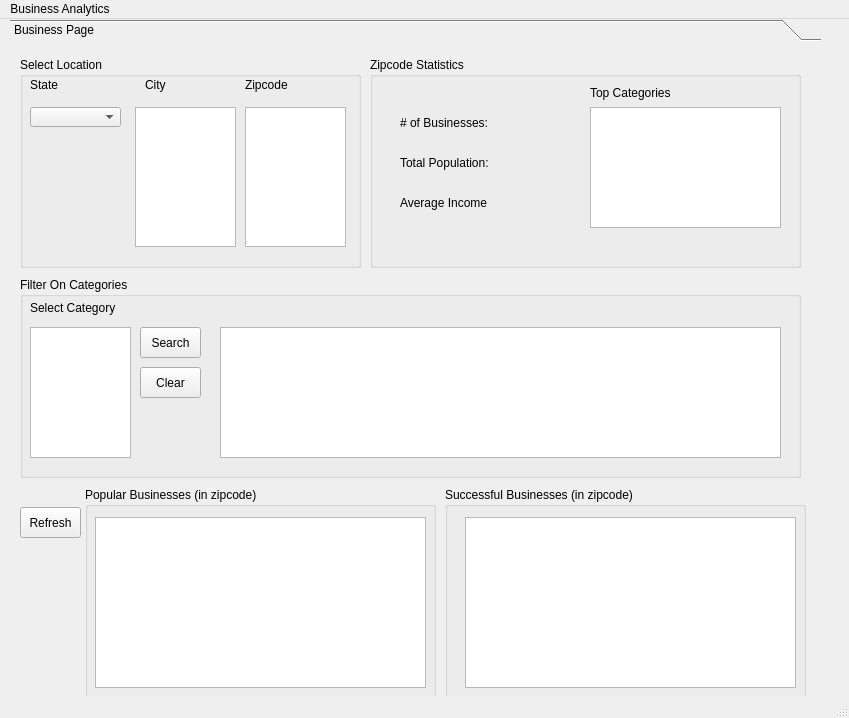
<?xml version="1.0" encoding="UTF-8"?>
<ui version="4.0">
 <class>MainWindow</class>
 <widget class="QMainWindow" name="MainWindow">
  <property name="geometry">
   <rect>
    <x>0</x>
    <y>0</y>
    <width>849</width>
    <height>718</height>
   </rect>
  </property>
  <property name="windowTitle">
   <string>MainWindow</string>
  </property>
  <widget class="QWidget" name="centralwidget">
   <widget class="QToolBox" name="businessPage">
    <property name="geometry">
     <rect>
      <x>10</x>
      <y>0</y>
      <width>811</width>
      <height>731</height>
     </rect>
    </property>
    <property name="currentIndex">
     <number>0</number>
    </property>
    <widget class="QWidget" name="widget">
     <property name="geometry">
      <rect>
       <x>0</x>
       <y>0</y>
       <width>811</width>
       <height>707</height>
      </rect>
     </property>
     <attribute name="label">
      <string>Business Page</string>
     </attribute>
     <widget class="QGroupBox" name="locationBox">
      <property name="geometry">
       <rect>
        <x>10</x>
        <y>10</y>
        <width>341</width>
        <height>211</height>
       </rect>
      </property>
      <property name="title">
       <string>Select Location</string>
      </property>
      <widget class="QComboBox" name="stateList">
       <property name="geometry">
        <rect>
         <x>10</x>
         <y>50</y>
         <width>91</width>
         <height>20</height>
        </rect>
       </property>
       <property name="toolTip">
        <string>&lt;html&gt;&lt;head/&gt;&lt;body&gt;&lt;p&gt;State&lt;/p&gt;&lt;/body&gt;&lt;/html&gt;</string>
       </property>
       <property name="currentText">
        <string/>
       </property>
      </widget>
      <widget class="QLabel" name="stateLabel">
       <property name="geometry">
        <rect>
         <x>10</x>
         <y>20</y>
         <width>61</width>
         <height>16</height>
        </rect>
       </property>
       <property name="text">
        <string>State</string>
       </property>
      </widget>
      <widget class="QLabel" name="cityLabel">
       <property name="geometry">
        <rect>
         <x>125</x>
         <y>20</y>
         <width>71</width>
         <height>16</height>
        </rect>
       </property>
       <property name="text">
        <string>City</string>
       </property>
      </widget>
      <widget class="QLabel" name="zipLabel">
       <property name="geometry">
        <rect>
         <x>225</x>
         <y>20</y>
         <width>91</width>
         <height>16</height>
        </rect>
       </property>
       <property name="text">
        <string>Zipcode</string>
       </property>
      </widget>
      <widget class="QListWidget" name="cityList">
       <property name="geometry">
        <rect>
         <x>115</x>
         <y>50</y>
         <width>101</width>
         <height>140</height>
        </rect>
       </property>
      </widget>
      <widget class="QListWidget" name="zipList">
       <property name="geometry">
        <rect>
         <x>225</x>
         <y>50</y>
         <width>101</width>
         <height>140</height>
        </rect>
       </property>
      </widget>
     </widget>
     <widget class="QGroupBox" name="categoryBox">
      <property name="geometry">
       <rect>
        <x>10</x>
        <y>230</y>
        <width>781</width>
        <height>201</height>
       </rect>
      </property>
      <property name="title">
       <string>Filter On Categories</string>
      </property>
      <widget class="QTableView" name="categoryList">
       <property name="geometry">
        <rect>
         <x>10</x>
         <y>50</y>
         <width>101</width>
         <height>131</height>
        </rect>
       </property>
      </widget>
      <widget class="QLabel" name="categoryLabel">
       <property name="geometry">
        <rect>
         <x>10</x>
         <y>20</y>
         <width>211</width>
         <height>21</height>
        </rect>
       </property>
       <property name="text">
        <string>Select Category</string>
       </property>
      </widget>
      <widget class="QPushButton" name="searchButton">
       <property name="geometry">
        <rect>
         <x>120</x>
         <y>50</y>
         <width>61</width>
         <height>31</height>
        </rect>
       </property>
       <property name="text">
        <string>Search</string>
       </property>
      </widget>
      <widget class="QPushButton" name="clearButton">
       <property name="geometry">
        <rect>
         <x>120</x>
         <y>90</y>
         <width>61</width>
         <height>31</height>
        </rect>
       </property>
       <property name="text">
        <string>Clear</string>
       </property>
      </widget>
      <widget class="QTableView" name="businessGrid">
       <property name="geometry">
        <rect>
         <x>200</x>
         <y>50</y>
         <width>561</width>
         <height>131</height>
        </rect>
       </property>
      </widget>
     </widget>
     <widget class="QGroupBox" name="groupBox">
      <property name="geometry">
       <rect>
        <x>360</x>
        <y>10</y>
        <width>431</width>
        <height>211</height>
       </rect>
      </property>
      <property name="title">
       <string>Zipcode Statistics</string>
      </property>
      <widget class="QTableView" name="topCategoryList">
       <property name="geometry">
        <rect>
         <x>220</x>
         <y>50</y>
         <width>191</width>
         <height>121</height>
        </rect>
       </property>
      </widget>
      <widget class="QLabel" name="averageIncomeLabel">
       <property name="geometry">
        <rect>
         <x>30</x>
         <y>120</y>
         <width>131</width>
         <height>51</height>
        </rect>
       </property>
       <property name="text">
        <string>Average Income</string>
       </property>
      </widget>
      <widget class="QLabel" name="numBusinessLabel">
       <property name="geometry">
        <rect>
         <x>30</x>
         <y>50</y>
         <width>121</width>
         <height>31</height>
        </rect>
       </property>
       <property name="text">
        <string># of Businesses:</string>
       </property>
      </widget>
      <widget class="QLabel" name="populationLabel">
       <property name="geometry">
        <rect>
         <x>30</x>
         <y>90</y>
         <width>131</width>
         <height>31</height>
        </rect>
       </property>
       <property name="text">
        <string>Total Population: </string>
       </property>
      </widget>
      <widget class="QLabel" name="numBusinessLabel_2">
       <property name="geometry">
        <rect>
         <x>220</x>
         <y>20</y>
         <width>121</width>
         <height>31</height>
        </rect>
       </property>
       <property name="text">
        <string>Top Categories</string>
       </property>
      </widget>
     </widget>
     <widget class="QPushButton" name="refreshButton">
      <property name="geometry">
       <rect>
        <x>10</x>
        <y>460</y>
        <width>61</width>
        <height>31</height>
       </rect>
      </property>
      <property name="text">
       <string>Refresh</string>
      </property>
     </widget>
     <widget class="QGroupBox" name="popularZipcodeBox">
      <property name="geometry">
       <rect>
        <x>75</x>
        <y>440</y>
        <width>351</width>
        <height>221</height>
       </rect>
      </property>
      <property name="title">
       <string>Popular Businesses (in zipcode)</string>
      </property>
      <widget class="QTableView" name="popularBusinesses">
       <property name="geometry">
        <rect>
         <x>10</x>
         <y>30</y>
         <width>331</width>
         <height>171</height>
        </rect>
       </property>
      </widget>
     </widget>
     <widget class="QGroupBox" name="successfulZipcodeBox">
      <property name="geometry">
       <rect>
        <x>435</x>
        <y>440</y>
        <width>361</width>
        <height>221</height>
       </rect>
      </property>
      <property name="title">
       <string>Successful Businesses (in zipcode)</string>
      </property>
      <widget class="QTableView" name="successfulBusinesses">
       <property name="geometry">
        <rect>
         <x>20</x>
         <y>30</y>
         <width>331</width>
         <height>171</height>
        </rect>
       </property>
      </widget>
     </widget>
    </widget>
   </widget>
  </widget>
  <widget class="QStatusBar" name="statusbar"/>
  <widget class="QMenuBar" name="menubar">
   <property name="geometry">
    <rect>
     <x>0</x>
     <y>0</y>
     <width>849</width>
     <height>17</height>
    </rect>
   </property>
   <widget class="QMenu" name="menuBusiness_Analytics">
    <property name="title">
     <string>Business Analytics</string>
    </property>
   </widget>
   <addaction name="menuBusiness_Analytics"/>
  </widget>
 </widget>
 <resources/>
 <connections/>
</ui>
